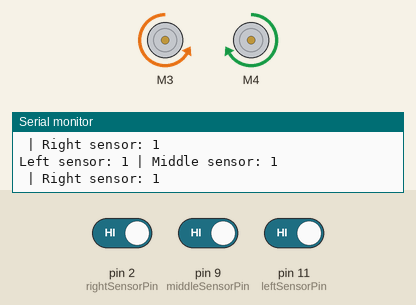
Simulated run of this sketch. Board: Arduino Uno, built with avr-gcc and run on an emulated ATmega328P. Shown: 2 × DC motor (green arrow = forward, orange = backward, longer = faster), the last lines printed to the serial monitor. Inputs (shaded band) come from the test bench; at power-on: pin 11 (leftSensorPin) HIGH, pin 9 (middleSensorPin) HIGH, pin 2 (rightSensorPin) HIGH.

Above: at 1.8 s.
1.9 s: pin 11 (leftSensorPin) driven LOW
At 2.4 s:
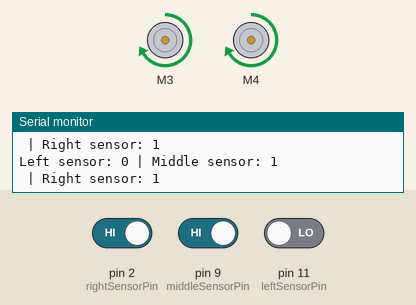
3.5 s: pin 9 (middleSensorPin) driven LOW
At 4.5 s:
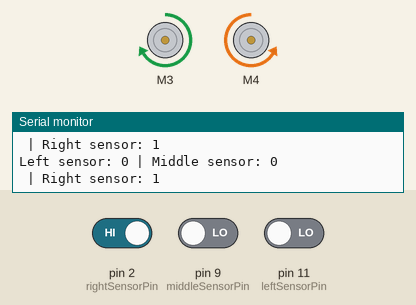
5.0 s: pin 11 (leftSensorPin) driven HIGH
At 5.7 s:
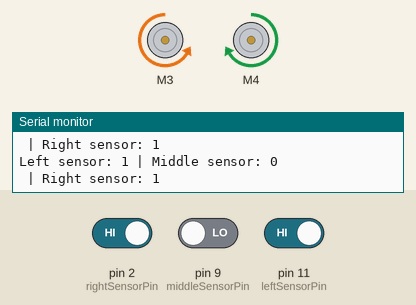
6.5 s: pin 9 (middleSensorPin) driven HIGH
9.5 s: pin 2 (rightSensorPin) driven LOW and pin 11 (leftSensorPin) driven LOW
At 10.6 s:
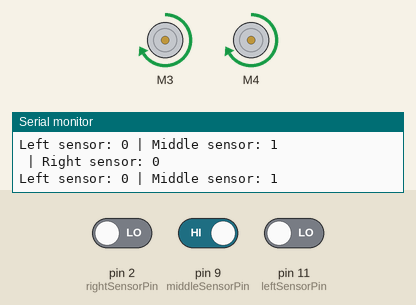
12.5 s: pin 9 (middleSensorPin) driven LOW and pin 11 (leftSensorPin) driven HIGH
At 13.9 s:
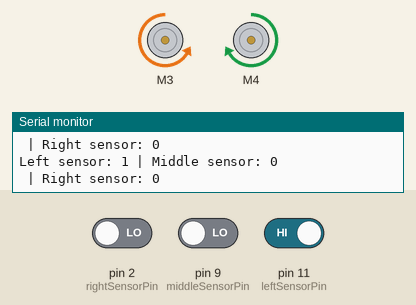
Timing chart, 0 to 15.5 s (numbered marks = the images above; inputs shaded):
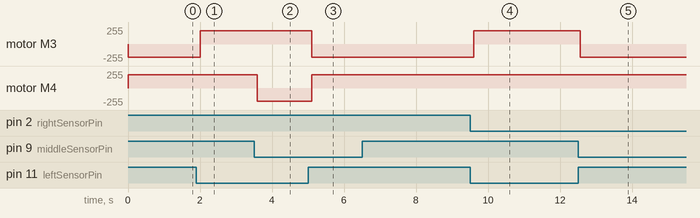

The sketch:

Maze_solver_3ir.ino
```cpp
#include <AFMotor.h>

// Motor shield initialization
AF_DCMotor motor1(3); // Motor connected to M3
AF_DCMotor motor2(4); // Motor connected to M4

// IR sensor pins
const int leftSensorPin = 11;  // Digital pin for the left IR sensor
const int middleSensorPin = 9; // Digital pin for the middle IR sensor
const int rightSensorPin = 2; // Digital pin for the right IR sensor

// IR sensor thresholds
const int leftThreshold = 700;  // Adjust this value for the left sensor
const int rightThreshold = 700; // Adjust this value for the right sensor

// Motor speeds
const int forwardSpeed = 200;   // Speed for forward movement
const int turnSpeed = 150;      // Speed for turning

void setup() {
  // Initialize serial communication
  Serial.begin(9600);

  // Set up the motor pins
  motor1.setSpeed(forwardSpeed);
  motor2.setSpeed(forwardSpeed);
}

void loop() {
  int IR1 = digitalRead(leftSensorPin);
  int IR2 = digitalRead(middleSensorPin);
  int IR3 = digitalRead(rightSensorPin);

  // Print IR sensor values for debugging
  Serial.print("Left sensor: ");
  Serial.print(IR1);
  Serial.print(" | Middle sensor: ");
  Serial.println(IR2);
  Serial.print(" | Right sensor: ");
  Serial.println(IR3);

  if (IR1 == LOW && IR2 == HIGH && IR3 == LOW)//Straight path
    {
     Forward();
    }

  if (IR1 == HIGH && IR2 == LOW && IR3 == LOW)//Left turn
    {
     Left();
    }

  if (IR1 == LOW && IR2 == LOW && IR3 == HIGH)//Right Turn
    {
      Right();
    }

  if (IR1 == HIGH && IR2 == LOW && IR3 == HIGH)//T Intersection
    {
      Left(); // As left is possible
    }

  if (IR1 == HIGH && IR2 == HIGH && IR3 == LOW)//Left T Intersection
    {
      Left();// As Left is possible
    }

  if (IR1 == LOW && IR2 == HIGH && IR3 == HIGH)//Right T Tntersection
    {
     Forward();//As Straight path is possible
    }

  if (IR1 == LOW && IR2 ==LOW && IR3 == LOW)//Dead End
    {
     Right(); //As no other direction is possible        nnnnnnnnn
    }

  if (IR1 == HIGH && IR2 == HIGH && IR3 == HIGH)//4 Lane intersection
    {
     Left(); //As no other direction is possible
    }

  if (IR1 == HIGH && IR2 == HIGH && IR3 == HIGH)//End of Maze
    {
     Stop(); //As no other direction is possible
    }
}

void Forward() {
  motor1.run(FORWARD);
  motor2.run(FORWARD);
}

void Right() {
  motor1.run(FORWARD);
  motor2.run(BACKWARD);
  delay(500); // Adjust this value for desired turning time
}

void Left() {
  motor1.run(BACKWARD);
  motor2.run(FORWARD);
  delay(500); // Adjust this value for desired turning time
}

void Stop() {
  motor1.run(RELEASE);
  motor2.run(RELEASE);
}
```

Measured:
- after the input at 1.9 s, motor M3: backward 200/255 → forward 200/255 after 0.10 s
- after the input at 3.5 s, motor M4: forward 200/255 → backward 200/255 after 0.10 s
- after the input at 5.0 s, motor M3: forward 200/255 → backward 200/255 after 0.10 s; motor M4: backward 200/255 → forward 200/255 after 0.10 s
- after the input at 9.5 s, motor M3: backward 200/255 → forward 200/255 after 0.10 s
- after the input at 12.5 s, motor M3: forward 200/255 → backward 200/255 after 0.07 s
